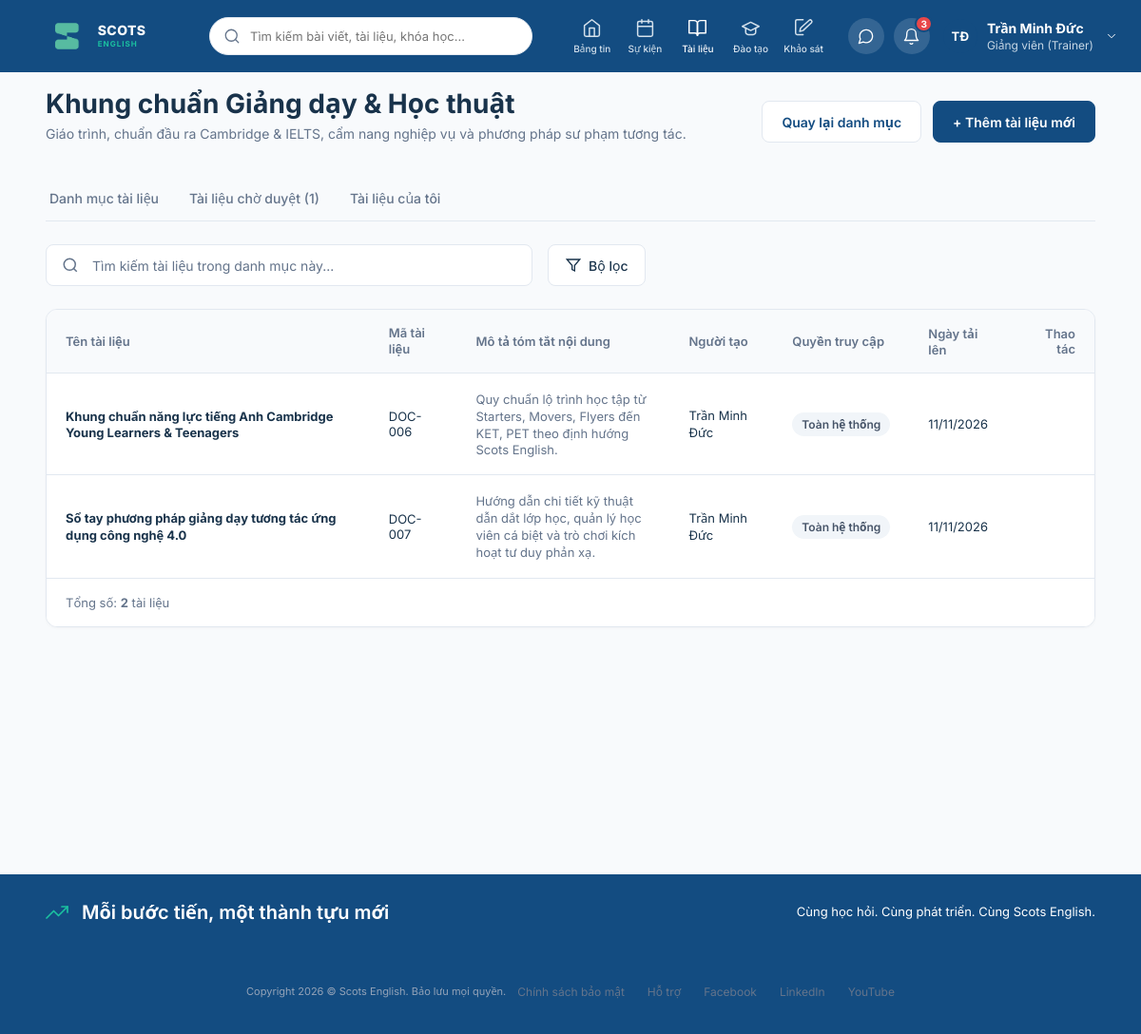
Page /documents/4/ (signed in) on the committed database.
### documents/models.py (models this page shows, shortened)
class DocumentCategory(models.Model):
    name = models.CharField("Tên danh mục", max_length=150)
    code = models.CharField("Mã danh mục", max_length=150, unique=True, blank=True)
    icon_name = models.CharField("Tên biểu tượng (Icon)", max_length=100, default='folder', blank=True)
    description = models.TextField("Mô tả ngắn", max_length=500, blank=True)
    display_order = models.PositiveIntegerField("Thứ tự hiển thị", default=0)
    created_time = models.DateTimeField("Thời gian tạo", auto_now_add=True)
    class Meta:
        verbose_name = "Danh mục tài liệu"
        verbose_name_plural = "Danh mục tài liệu"
        ordering = ['display_order', 'name']

class Document(models.Model):
    STATUS_CHOICES = [
        ('PENDING', 'Chờ duyệt'),
        ('APPROVED', 'Đã duyệt'),
        ('REJECTED', 'Từ chối'),
    ]
    SCOPE_CHOICES = [
        ('ALL', 'Toàn hệ thống'),
        ('DEPARTMENT', 'Giới hạn theo phòng ban'),
    ]
    REQUEST_TYPE_CHOICES = [
        ('NEW', 'Tạo mới'),
        ('UPDATE', 'Cập nhật'),
    ]
    title = models.CharField("Tiêu đề tài liệu", max_length=255)
    code = models.CharField("Mã tài liệu", max_length=50, blank=True, null=True)
    category = models.ForeignKey(
        DocumentCategory,
        on_delete=models.CASCADE,
        related_name='documents',
        verbose_name="Danh mục"
    )
    description = models.TextField("Mô tả nội dung", blank=True)
    file = models.FileField("Tệp tài liệu (PDF/DOCX/PPTX)", upload_to='documents/%Y/%m/')
    access_scope = models.CharField(
        "Phạm vi truy cập",
        max_length=30,
        choices=SCOPE_CHOICES,
        default='ALL'
    )
    creator = models.ForeignKey(
        settings.AUTH_USER_MODEL,
        on_delete=models.CASCADE,
        related_name='created_documents',
        verbose_name="Người tạo"
    )
    approver = models.ForeignKey(
        settings.AUTH_USER_MODEL,
        on_delete=models.SET_NULL,
        null=True,
        blank=True,
        related_name='assigned_documents',
        verbose_name="Người duyệt (Trưởng phòng)"
    )
    status = models.CharField(
        "Trạng thái",
        max_length=20,
        choices=STATUS_CHOICES,
        default='PENDING'
    )
    request_type = models.CharField(
        "Tình trạng gửi duyệt",
        max_length=20,
        choices=REQUEST_TYPE_CHOICES,
        default='NEW'
    )
    rejection_reason = models.TextField("Lý do từ chối", blank=True, null=True)
    created_at = models.DateTimeField("Ngày tạo", auto_now_add=True)
    updated_at = models.DateTimeField("Lần cập nhật gần nhất", auto_now=True)
    approved_at = models.DateTimeField("Ngày duyệt", null=True, blank=True)
    class Meta:
        verbose_name = "Tài liệu"
        verbose_name_plural = "Tài liệu"
        ordering = ['-updated_at']

### documents/views.py (the view)
# urls.py: path('<int:cate_id>/', views.document_category, name='document_category'),
def document_category(request, cate_id):
    search_query = request.GET.get('q', '').strip()
    category = get_object_or_404(DocumentCategory, id=cate_id)
    user = _get_acting_user(request)
    documents = Document.objects.select_related('creator', 'approver').filter(
        category=category,
        status='APPROVED'
    )
    if not (user and user.is_superuser):
        user_dept = _get_user_department(user)
        access_filter = Q(access_scope='ALL') | Q(creator=user)
        if user_dept:
            access_filter |= Q(access_scope='DEPARTMENT', access_permissions__department=user_dept)
        documents = documents.filter(access_filter).distinct()
    if search_query:
        documents = documents.filter(title__icontains=search_query)
    context = {
        'cate_id': cate_id,
        'category': category,
        'documents': documents,
        'pending_count': Document.objects.filter(status='PENDING').count(),
        'search_query': search_query,
    }
    return render(request, 'documents_category.html', context)

### documents/templates/documents_category.html (shortened to what this page needs)
{% extends 'base.html' %}
{% block content %}
  <main class="doc-workspace">
    <header class="doc-header">
      <div>
        <h1 class="doc-header-title">{{ category.name }}</h1>
        <p class="doc-header-subtitle">{{ category.description|default:"Danh sách các tài liệu thuộc danh mục này" }}</p>
      </div>
      <div style="display: flex; gap: 12px;">
        <a href="{% url 'documents' %}" class="doc-btn doc-btn-secondary">Quay lại danh mục</a>
        <a href="{% url 'document_create' %}" class="doc-btn doc-btn-primary">+ Thêm tài liệu mới</a>
      </div>
    </header>
    <nav class="doc-tabs">
      <a href="{% url 'documents' %}" class="doc-tab">Danh mục tài liệu</a>
      {% if request.user.is_superuser or request.user.is_staff %}
        <a href="{% url 'document_approve' %}" class="doc-tab">
          Tài liệu chờ duyệt ({{ pending_count|default:0 }})
        </a>
      {% endif %}
      <a href="{% url 'document_my_docs' %}" class="doc-tab">Tài liệu của tôi</a>
    </nav>
    <form method="get" action="{% url 'document_category' cate_id=category.id %}" class="doc-toolbar">
      <div class="doc-search-box">
        <svg width="18" height="18" viewBox="0 0 24 24" fill="none" stroke="#64748b" stroke-width="2">
          <circle cx="11" cy="11" r="8"></circle>
          <path d="m21 21-4.35-4.35"></path>
        </svg>
        <input type="text" name="q" value="{{ search_query|default:'' }}" placeholder="Tìm kiếm tài liệu trong danh mục này...">
      </div>
      <button class="doc-filter-btn" type="submit">
        <svg width="16" height="16" viewBox="0 0 24 24" fill="none" stroke="currentColor" stroke-width="2">
          <polygon points="22 3 2 3 10 12.46 10 19 14 21 14 12.46 22 3"></polygon>
        </svg>
        Bộ lọc
      </button>
    </form>
    <section class="doc-table-card">
      <table class="doc-table">
        <thead>
          <tr>
            <th>Tên tài liệu</th>
            <th>Mã tài liệu</th>
            <th>Mô tả tóm tắt nội dung</th>
            <th>Người tạo</th>
            <th>Quyền truy cập</th>
            <th>Ngày tải lên</th>
            <th style="text-align: right;">Thao tác</th>
          </tr>
        </thead>
        <tbody>
          {% for doc in documents %}
            <tr>
              <td class="doc-table-title">
                <strong>{{ doc.title }}</strong>
              </td>
              <td>DOC-{{ doc.id|stringformat:"03d" }}</td>
              <td style="color: var(--ink-soft); max-width: 320px;">
                {{ doc.description|default:"Chưa có mô tả chi tiết." }}
              </td>
              <td>{{ doc.creator.get_full_name|default:doc.creator.username }}</td>
              <td>
                {% if doc.access_scope == 'DEPARTMENT' %}
                  <div style="display: flex; flex-wrap: wrap; gap: 4px;">
                    {% for perm in doc.access_permissions.all %}
                      <span class="doc-badge" style="background: #e0f2fe; color: #0369a1;">
                        {{ perm.department.name }}
                      </span>
                    {% empty %}
                      <span class="doc-badge" style="background: #fee2e2; color: #991b1b;">
                        Chưa chọn phòng ban
                      </span>
                    {% endfor %}
                  </div>
                {% else %}
                  <span class="doc-badge" style="background: #f1f5f9; color: #475569;">
                    {{ doc.get_access_scope_display|default:doc.access_scope }}
                  </span>
                {% endif %}
              </td>
              <td>{{ doc.created_at|date:"d/m/Y" }}</td>
              <td style="text-align: right;">
              </td>
            </tr>
          {% empty %}
            <tr>
              <td colspan="7" style="text-align: center; color: var(--ink-soft); padding: 48px;">
                Chưa có tài liệu nào được phê duyệt trong danh mục <strong>{{ category.name }}</strong>.
              </td>
            </tr>
          {% endfor %}
        </tbody>
      </table>
      <footer class="doc-table-pagination">
        <div>Tổng số: <strong>{{ documents|length }}</strong> tài liệu</div>
      </footer>
    </section>
  </main>
{% endblock %}

### templates/base.html (shortened to what this page needs)
{% load static %}
<!DOCTYPE html>
<html lang="vi">
<head>
  <link rel="stylesheet" href="{% static 'css/main.css' %}?v=20261112b" />
  <script src="https://cdn.tailwindcss.com"></script>
</head>
<body>
<div class="page">
  <header class="topbar">
    <a href="{% url 'home' %}" class="logo" style="text-decoration: none; display: flex; align-items: center; gap: 8px; cursor: pointer;">
      <img class="logo-mark" src="{% static 'img/logo_no_text.png' %}" alt="Scots English" />
      <span class="brand-name">
        <span class="brand-primary">SCOTS</span>
        <span class="brand-secondary">ENGLISH</span>
      </span>
    </a>
    <form method="GET" action="{% url 'home' %}" class="search" style="display: flex; align-items: center; background: #ffffff; border: 1px solid #e2e8f0; border-radius: 9999px; padding: 6px 14px; gap: 8px; width: 340px; margin: 0 16px;">
      <svg class="icon-search" viewBox="0 0 24 24" fill="none" stroke="currentColor" stroke-width="1.7" stroke-linecap="round" stroke-linejoin="round" style="width: 18px; height: 18px; color: #64748b; flex-shrink: 0;">
        <circle cx="11" cy="11" r="8"></circle>
        <line x1="21" y1="21" x2="16.65" y2="16.65"></line>
      </svg>
      <input type="text" name="q" value="{{ search_query|default:'' }}" placeholder="Tìm kiếm bài viết, tài liệu, khóa học..." style="border: none; outline: none; background: transparent; width: 100%; font-size: 13px; color: #1e293b;" />
    </form>
    <nav class="primary-nav">
      <a class="nav-tab " href="{% url 'home' %}">
        <svg class="nav-ico" viewBox="0 0 24 24" fill="none" stroke="currentColor" stroke-width="1.7" stroke-linecap="round" stroke-linejoin="round">
          <path d="M3 9l9-7 9 7v11a2 2 0 0 1-2 2H5a2 2 0 0 1-2-2z"></path>
          <polyline points="9 22 9 12 15 12 15 22"></polyline>
        </svg>
        <span class="nav-label">Bảng tin</span>
      </a>
      <a class="nav-tab" href="/#events-section">
        <span class="nav-label">Sự kiện</span>
      </a>
      <a class="nav-tab {% if 'documents' in request.path %}active{% endif %}" href="{% url 'documents' %}">
        <svg class="nav-ico" viewBox="0 0 24 24" fill="none" stroke="currentColor" stroke-width="1.7" stroke-linecap="round" stroke-linejoin="round">
          <path d="M2 3h6a4 4 0 0 1 4 4v14a3 3 0 0 0-3-3H2z"></path>
          <path d="M22 3h-6a4 4 0 0 0-4 4v14a3 3 0 0 1 3-3h7z"></path>
        </svg>
        <span class="nav-label">Tài liệu</span>
      </a>
      <a class="nav-tab {% if 'courses' in request.path %}active{% endif %}" href="{% url 'courses' %}" title="Cổng đào tạo Scots English">
        <svg class="nav-ico" viewBox="0 0 24 24" fill="none" stroke="currentColor" stroke-width="1.7" stroke-linecap="round" stroke-linejoin="round">
          <path d="M22 10L12 5 2 10l10 5 10-5z"></path>
          <path d="M6 12v5c0 1.7 2.7 3 6 3s6-1.3 6-3v-5"></path>
        </svg>
        <span class="nav-label">Đào tạo</span>
      </a>
      <a class="nav-tab {% if 'surveys' in request.path %}active{% endif %}" href="/surveys/">
        <svg class="nav-ico" viewBox="0 0 24 24" fill="none" stroke="currentColor" stroke-width="1.7" stroke-linecap="round" stroke-linejoin="round">
          <path d="M11 20H4a2 2 0 0 1-2-2V4a2 2 0 0 1 2-2h7"></path>
          <path d="M18.4 2.6a2 2 0 0 1 2.8 2.8L11 15l-4 1 1-4 10.4-9.4z"></path>
        </svg>
        <span class="nav-label">Khảo sát</span>
      </a>
    </nav>
    <div class="account-actions">
      <button class="round-btn" aria-label="Tin nhắn" onclick="window.location.href='{% url 'messages_list' %}'" title="Tin nhắn" style="cursor: pointer;">
      </button>
      <div class="notif-wrapper">
        <button class="round-btn has-badge" id="notifBellButton" aria-label="Thông báo" title="Thông báo hệ thống" style="cursor: pointer;">
          <svg viewBox="0 0 24 24" fill="none" stroke="currentColor" stroke-width="1.7" stroke-linecap="round" stroke-linejoin="round">
            <path d="M18 8A6 6 0 0 0 6 8c0 7-3 9-3 9h18s-3-2-3-9"></path>
            <path d="M13.73 21a2 2 0 0 1-3.46 0"></path>
          </svg>
          <span class="notif-badge" id="notifBadge">3</span>
        </button>
      </div>
      {% if request.user.is_authenticated %}
        <div class="profile-menu relative" id="headerProfileTrigger" style="cursor: pointer; position: relative;" title="Tài khoản cá nhân">
          <div class="avatar avatar-profile" style="border-radius: 50%; overflow: hidden; width: 36px; height: 36px; background-color: #134c81; color: white; display: flex; align-items: center; justify-content: center; font-weight: 700; font-size: 13px;">
            {% if request.user.username == 'thuha' %}
              <img id="topbar-user-avatar" src="{% static 'img/avatar_thuha.png' %}" alt="{{ request.user.get_full_name|default:request.user.username }}" style="width: 100%; height: 100%; object-fit: cover; border-radius: 50%;" />
            {% elif request.user.username == 'phuonglinh' %}
              <img id="topbar-user-avatar" src="{% static 'img/avatar_phuonglinh.png' %}" alt="{{ request.user.get_full_name|default:request.user.username }}" style="width: 100%; height: 100%; object-fit: cover; border-radius: 50%;" />
            {% elif request.user.username == 'ngocanh' %}
              <img id="topbar-user-avatar" src="{% static 'img/avatar_ngocanh.png' %}" alt="{{ request.user.get_full_name|default:request.user.username }}" style="width: 100%; height: 100%; object-fit: cover; border-radius: 50%;" />
            {% else %}
              <span id="topbar-user-avatar">{{ request.user.first_name|slice:":1"|default:request.user.username|slice:":1"|upper }}{{ request.user.last_name|slice:":1"|upper }}</span>
            {% endif %}
          </div>
          <div class="profile-details">
            <span class="profile-name">{{ request.user.get_full_name|default:request.user.username }}</span>
            <span class="profile-role">
              {% if request.user.is_staff or request.user.is_superuser %}
                Giảng viên (Trainer)
              {% else %}
                Học viên (Trainee)
              {% endif %}
            </span>
          </div>
          <svg class="chevron" viewBox="0 0 24 24" fill="none" stroke="currentColor" stroke-width="1.7" stroke-linecap="round" stroke-linejoin="round">
            <polyline points="6 9 12 15 18 9"></polyline>
          </svg>
        </div>
      {% endif %}
    </div>
  </header>
  {% block content %}
  {% endblock %}
  <footer class="footer">
    <div class="achievement-banner">
      <div class="banner-message">
        <svg class="trending" viewBox="0 0 24 24" fill="none" stroke="currentColor" stroke-width="1.7" stroke-linecap="round" stroke-linejoin="round">
          <polyline points="23 6 13.5 15.5 8.5 10.5 1 18"></polyline>
          <polyline points="17 6 23 6 23 12"></polyline>
        </svg>
        <span>Mỗi bước tiến, một thành tựu mới</span>
      </div>
      <span class="banner-support">Cùng học hỏi. Cùng phát triển. Cùng Scots English.</span>
    </div>
    <div class="legal-bar">
      <span class="copyright">Copyright 2026 © Scots English. Bảo lưu mọi quyền.</span>
      <nav class="footer-links">
        <a href="#">Chính sách bảo mật</a>
        <a href="#">Hỗ trợ</a>
        <a href="#">Facebook</a>
        <a href="#">LinkedIn</a>
        <a href="#">YouTube</a>
      </nav>
    </div>
  </footer>
</div>
</body>
</html>

### rows in the picture
DocumentCategory: name "Khung chuẩn Giảng dạy & Học thuật", description "Giáo trình, chuẩn đầu ra Cambridge & IELTS, cẩm nang nghiệp vụ và phương pháp sư phạm tương tác."
Document: title "Khung chuẩn năng lực tiếng Anh Cambridge Young Learners & Teenagers", id "006", description "Quy chuẩn lộ trình học tập từ Starters, Movers, Flyers đến KET, PET theo định hướng Scots English.", creator.get_full_name "Trần Minh Đức", access_scope "Toàn hệ thống", created_at "11/11/2026"
Document: title "Sổ tay phương pháp giảng dạy tương tác ứng dụng công nghệ 4.0", id "007", description "Hướng dẫn chi tiết kỹ thuật dẫn dắt lớp học, quản lý học viên cá biệt và trò chơi kích hoạt tư duy phản xạ.", creator.get_full_name "Trần Minh Đức", access_scope "Toàn hệ thống", created_at "11/11/2026"

### other values in the picture
{{ request.user.last_name|slice:":1"|upper }} "Đ"
{{ request.user.get_full_name|default:request.user.username }} "Trần Minh Đức"
{{ pending_count|default:0 }} "1"
{{ documents|length }} "2"
